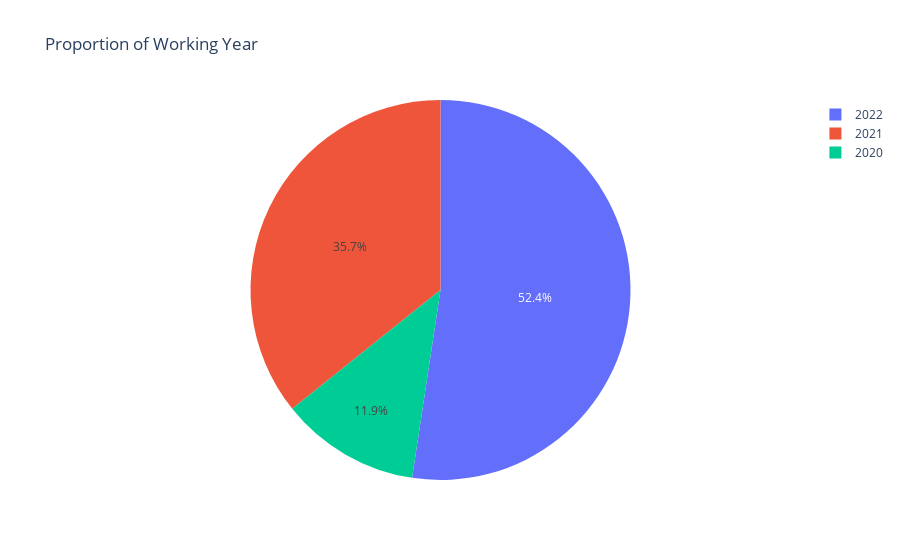

Notebook code cell kept with this figure:
### Markdown cell above
# Data Science Job Count in 2020-2022 Period

### Code cell
fig = px.pie(ds, names='work_year',
             title='Proportion of Working Year')
            #  color_discrete_sequence=px.colors.sequential.Turbo)

fig.show()

### Figure 1 — Plotly figure (JSON) as saved in the notebook; plotly's stock layout.template omitted (floating-point values rounded to 4 significant figures; data arrays with more than 128 entries replaced by an {"elided": "..."} marker saying what was removed)
{"data": [{"domain": {"x": [0, 1], "y": [0, 1]}, "hovertemplate": "work_year=%{label}<extra></extra>", "labels": {"elided": "607 int values"}, "legendgroup": "", "name": "", "showlegend": true, "type": "pie"}], "layout": {"legend": {"tracegroupgap": 0}, "title": {"text": "Proportion of Working Year"}}}
